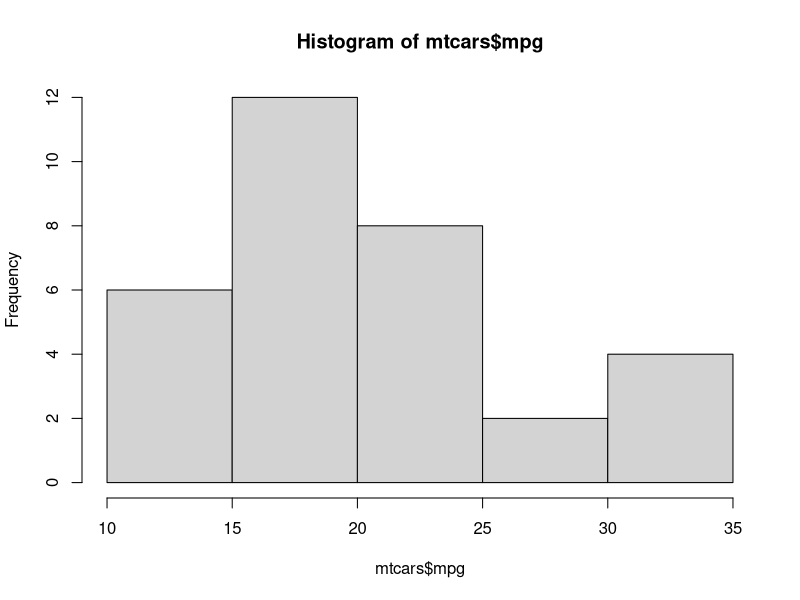
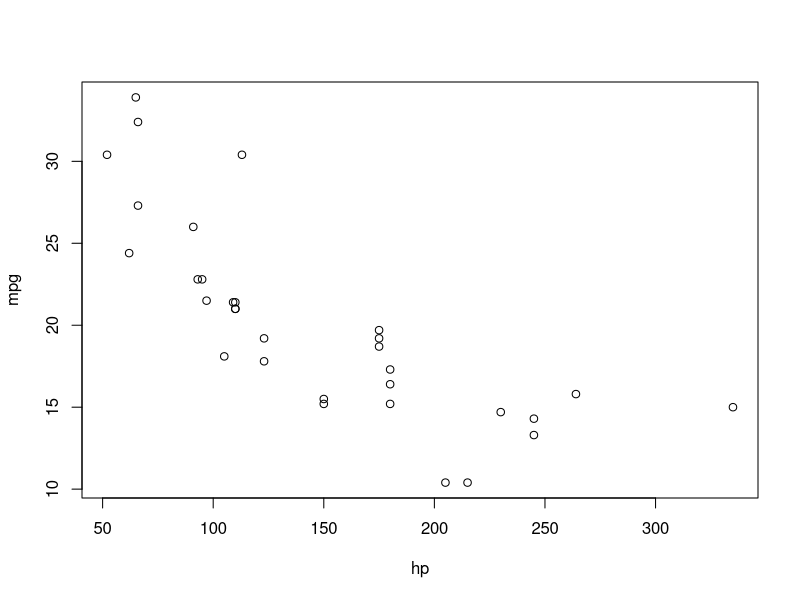

Write the R code that produced these figures, in order.
## ---- chunk 1
data("mtcars")

summary(mtcars)

mtcarscorrelation <- cor(mtcars)

print(mtcarscorrelation)


## ---- chunk 2
# Now lets make a histogram

hist(mtcars$mpg)

# 
## ---- chunk 3

# lets see how mpg correlates to horsepower

plot(mpg ~ hp, data = mtcars)
